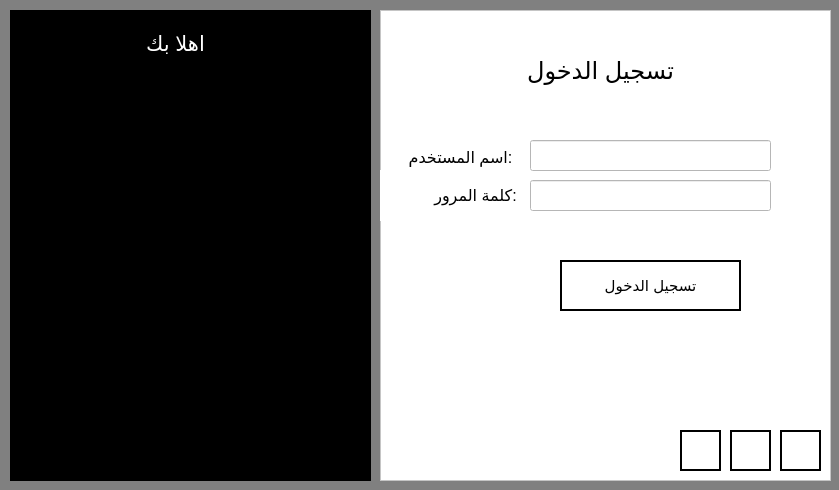
<?xml version="1.0" encoding="UTF-8"?>
<ui version="4.0">
 <class>Form</class>
 <widget class="QWidget" name="Form">
  <property name="geometry">
   <rect>
    <x>0</x>
    <y>0</y>
    <width>839</width>
    <height>490</height>
   </rect>
  </property>
  <property name="windowTitle">
   <string>Form</string>
  </property>
  <property name="styleSheet">
   <string notr="true">background-color:gray;</string>
  </property>
  <widget class="QFrame" name="frame">
   <property name="geometry">
    <rect>
     <x>10</x>
     <y>10</y>
     <width>361</width>
     <height>471</height>
    </rect>
   </property>
   <property name="styleSheet">
    <string notr="true">background-color:black;</string>
   </property>
   <property name="frameShape">
    <enum>QFrame::StyledPanel</enum>
   </property>
   <property name="frameShadow">
    <enum>QFrame::Raised</enum>
   </property>
   <widget class="QLabel" name="label_2">
    <property name="geometry">
     <rect>
      <x>-90</x>
      <y>-20</y>
      <width>511</width>
      <height>201</height>
     </rect>
    </property>
    <property name="styleSheet">
     <string notr="true"/>
    </property>
    <property name="text">
     <string>&lt;html&gt;&lt;head/&gt;&lt;body&gt;&lt;p align=&quot;center&quot;&gt;&lt;span style=&quot; font-size:16pt; color:#ffffff;&quot;&gt;اهلا بك &lt;/span&gt;&lt;span style=&quot; color:#ffffff;&quot;&gt;&lt;br/&gt;&lt;/span&gt;&lt;/p&gt;&lt;p align=&quot;center&quot;&gt;&lt;span style=&quot; color:#ffffff;&quot;&gt;&lt;br/&gt;&lt;/span&gt;&lt;/p&gt;&lt;p align=&quot;center&quot;&gt;&lt;span style=&quot; color:#ffffff;&quot;&gt;&lt;br/&gt;&lt;/span&gt;&lt;/p&gt;&lt;/body&gt;&lt;/html&gt;</string>
    </property>
   </widget>
   <widget class="QLabel" name="label">
    <property name="geometry">
     <rect>
      <x>-110</x>
      <y>140</y>
      <width>571</width>
      <height>351</height>
     </rect>
    </property>
    <property name="text">
     <string/>
    </property>
    <property name="pixmap">
     <pixmap>MyLogo.png</pixmap>
    </property>
    <property name="scaledContents">
     <bool>true</bool>
    </property>
   </widget>
  </widget>
  <widget class="QFrame" name="frame_2">
   <property name="geometry">
    <rect>
     <x>380</x>
     <y>10</y>
     <width>451</width>
     <height>471</height>
    </rect>
   </property>
   <property name="styleSheet">
    <string notr="true">background-color:white</string>
   </property>
   <property name="frameShape">
    <enum>QFrame::StyledPanel</enum>
   </property>
   <property name="frameShadow">
    <enum>QFrame::Raised</enum>
   </property>
   <widget class="QLabel" name="label_3">
    <property name="geometry">
     <rect>
      <x>40</x>
      <y>40</y>
      <width>361</width>
      <height>41</height>
     </rect>
    </property>
    <property name="text">
     <string>&lt;html&gt;&lt;head/&gt;&lt;body&gt;&lt;p align=&quot;center&quot;&gt;&lt;span style=&quot; font-size:18pt;&quot;&gt;تسجيل الدخول&lt;/span&gt;&lt;/p&gt;&lt;/body&gt;&lt;/html&gt;</string>
    </property>
   </widget>
   <widget class="QLabel" name="label_4">
    <property name="geometry">
     <rect>
      <x>0</x>
      <y>160</y>
      <width>191</width>
      <height>51</height>
     </rect>
    </property>
    <property name="text">
     <string>&lt;html&gt;&lt;head/&gt;&lt;body&gt;&lt;p align=&quot;center&quot;&gt;&lt;span style=&quot; font-size:12pt;&quot;&gt;كلمة المرور:&lt;/span&gt;&lt;/p&gt;&lt;/body&gt;&lt;/html&gt;</string>
    </property>
   </widget>
   <widget class="QLineEdit" name="passwordEntry">
    <property name="geometry">
     <rect>
      <x>150</x>
      <y>170</y>
      <width>241</width>
      <height>31</height>
     </rect>
    </property>
    <property name="text">
     <string/>
    </property>
   </widget>
   <widget class="QPushButton" name="loginButton">
    <property name="geometry">
     <rect>
      <x>180</x>
      <y>250</y>
      <width>181</width>
      <height>51</height>
     </rect>
    </property>
    <property name="styleSheet">
     <string notr="true">QPushButton {
border:2px solid black;
font-size:15px;
qproperty-icon: url(&quot;assests/loginicon.png&quot;);
qproperty-iconSize: 35px
}

QPushButton:hover {background-color:#c8c8c8;}</string>
    </property>
    <property name="text">
     <string>تسجيل الدخول</string>
    </property>
   </widget>
   <widget class="QLabel" name="label_7">
    <property name="geometry">
     <rect>
      <x>140</x>
      <y>400</y>
      <width>47</width>
      <height>13</height>
     </rect>
    </property>
    <property name="text">
     <string/>
    </property>
   </widget>
   <widget class="QLineEdit" name="userEntry">
    <property name="geometry">
     <rect>
      <x>150</x>
      <y>130</y>
      <width>241</width>
      <height>31</height>
     </rect>
    </property>
   </widget>
   <widget class="QLabel" name="label_5">
    <property name="geometry">
     <rect>
      <x>10</x>
      <y>127</y>
      <width>141</width>
      <height>41</height>
     </rect>
    </property>
    <property name="styleSheet">
     <string notr="true">background-color:transparent</string>
    </property>
    <property name="text">
     <string>&lt;html&gt;&lt;head/&gt;&lt;body&gt;&lt;p align=&quot;center&quot;&gt;&lt;span style=&quot; font-size:12pt;&quot;&gt;اسم المستخدم:&lt;/span&gt;&lt;/p&gt;&lt;/body&gt;&lt;/html&gt;</string>
    </property>
   </widget>
   <widget class="QPushButton" name="changePassword">
    <property name="geometry">
     <rect>
      <x>400</x>
      <y>420</y>
      <width>41</width>
      <height>41</height>
     </rect>
    </property>
    <property name="styleSheet">
     <string notr="true">
QPushButton {
border:2px solid black;
qproperty-icon: url(&quot;assests/changePassword.png&quot;);
qproperty-iconSize: 30px;
}

QPushButton:hover {background-color:#c8c8c8;}</string>
    </property>
    <property name="text">
     <string/>
    </property>
   </widget>
   <widget class="QPushButton" name="changeEmail">
    <property name="geometry">
     <rect>
      <x>350</x>
      <y>420</y>
      <width>41</width>
      <height>41</height>
     </rect>
    </property>
    <property name="styleSheet">
     <string notr="true">
QPushButton {
border:2px solid black;
qproperty-icon: url(&quot;assests/changeEmail.png&quot;);
qproperty-iconSize: 41px;
}


QPushButton:hover {background-color:#c8c8c8;}</string>
    </property>
    <property name="text">
     <string/>
    </property>
   </widget>
   <widget class="QPushButton" name="sendPassword">
    <property name="geometry">
     <rect>
      <x>300</x>
      <y>420</y>
      <width>41</width>
      <height>41</height>
     </rect>
    </property>
    <property name="styleSheet">
     <string notr="true">
QPushButton {
border:2px solid black;
qproperty-icon: url(&quot;assests/sendEmail.png&quot;);
qproperty-iconSize: 30px;
}


QPushButton:hover {background-color:#c8c8c8;}</string>
    </property>
    <property name="text">
     <string/>
    </property>
   </widget>
  </widget>
 </widget>
 <resources/>
 <connections/>
</ui>
